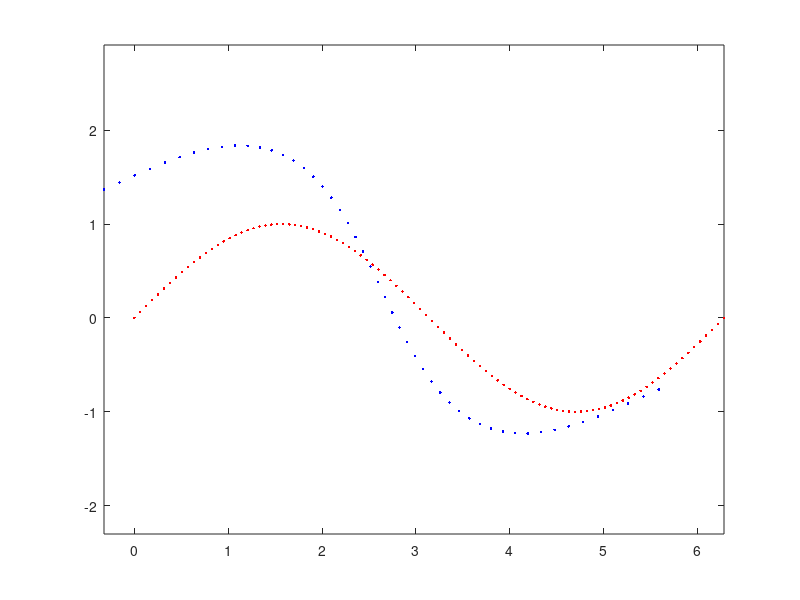

Write MATLAB code to recreate this figure. (Note: this script raises an error after producing the figure.)

% Generate model points

xvals=linspace(0,2*pi,100);
yvals=sin(xvals);

model=[xvals;yvals];

% Generate data points

xvals=linspace(0,2*pi,50);
yvals=sin(xvals);

data=[xvals;yvals];

% data = X';
% model = XT';

% Transform data points to their start positions

v1=0.6*(2*rand-1);
Rma=[cos(v1) -sin(v1);sin(v1) cos(v1)];

data=Rma*data;
data(1,:)=data(1,:)+2*randn;
data(2,:)=data(2,:)+2*randn;

% A plot. Model points and data points in start positions

figure(1)
plot(model(1,:),model(2,:),'r.',data(1,:),data(2,:),'b.'), axis equal

% Running the ICP-algorithm. Least squares criterion

[RotMat,TransVec,dataOut]=icp2(model,data);

% A plot. Model points and data points in transformed positions

figure(2)
plot(model(1,:),model(2,:),'r.',dataOut(1,:),dataOut(2,:),'b.'), axis equal

